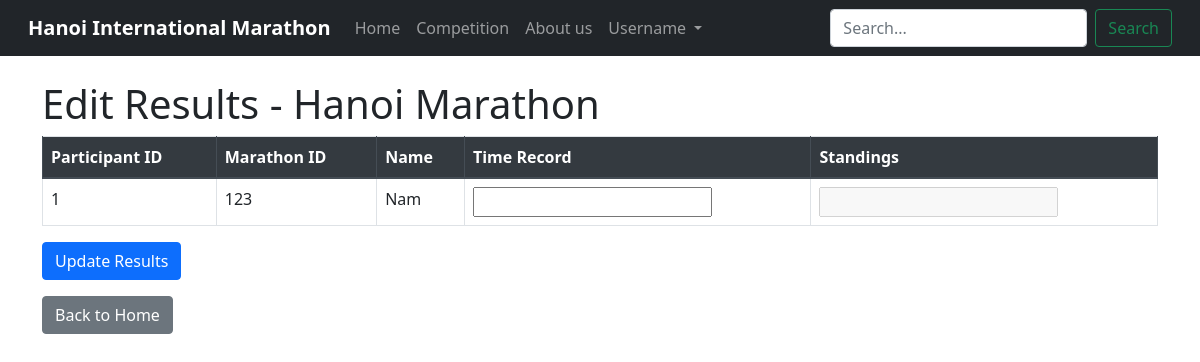
/admin/edit_result.php?competition_id=123 (signed in), run on the app's committed database.
### tables this page shows
CREATE TABLE `marathon` (
  `MarathonID` int(11) NOT NULL,
  `RaceName` varchar(255) DEFAULT NULL,
  `Date` date DEFAULT NULL
);

CREATE TABLE `participate` (
  `MarathonID` int(11) NOT NULL,
  `UserID` int(11) NOT NULL,
  `EntryNO` int(11) NOT NULL,
  `Hotel` varchar(255) DEFAULT NULL,
  `TimeRecord` time DEFAULT NULL,
  `Standings` varchar(255) DEFAULT NULL
);

CREATE TABLE `participant` (
  `UserID` int(11) NOT NULL,
  `Name` varchar(255) DEFAULT NULL,
  `BestRecord` time DEFAULT NULL,
  `Nationality` varchar(100) DEFAULT NULL,
  `PassportNO` varchar(50) DEFAULT NULL,
  `Sex` enum('Male','Female','Other') DEFAULT NULL,
  `Age` int(11) DEFAULT NULL,
  `Email` varchar(255) DEFAULT NULL,
  `Phone` varchar(20) DEFAULT NULL,
  `Address` varchar(255) DEFAULT NULL
);

### admin/edit_result.php (the view, shortened to what this page needs)
<?php
require_once(__DIR__ . '/../config.php');
if (!isset($_GET['competition_id'])) {
    echo "Missing competition ID.";
    exit();
} else {
    $competition_id = $_GET['competition_id'];
}
$query_competition = "SELECT * FROM marathon WHERE MarathonID=$competition_id";
$result_competition = $conn->query($query_competition);
if (!$result_competition || $result_competition->num_rows == 0) {
    echo "Competition not found.";
    exit();
} else {
    $competition = $result_competition->fetch_assoc();
}
$query_participants = "SELECT participate.*, participant.Name FROM participate
                        INNER JOIN participant ON participate.UserID = participant.UserID
                        WHERE participate.MarathonID=$competition_id
                        ORDER BY participate.Standings ASC";
$result_participants = $conn->query($query_participants);
$participants_data = [];
if ($result_participants && $result_participants->num_rows > 0) {
    while ($participant = $result_participants->fetch_assoc()) {
        $participants_data[] = $participant;
    }
}
?>
<!DOCTYPE html>
<html lang="en">
<head>
    <link rel="stylesheet" href="https://stackpath.bootstrapcdn.com/bootstrap/4.5.2/css/bootstrap.min.css">
</head>
<body>
    <?php include('../includes/loggedin_admin.php'); ?>
    <div class="container mt-4">
        <h1>Edit Results - <?php echo $competition['RaceName']; ?></h1>
        <?php if (!empty($participants_data)) : ?>
            <form action="update_results.php" method="post">
                <table class="table table-bordered">
                    <thead class="thead-dark">
                        <tr>
                            <th>Participant ID</th>
                            <th>Marathon ID</th>
                            <th>Name</th>
                            <th>Time Record</th>
                            <th>Standings</th>
                        </tr>
                    </thead>
                    <tbody>
                        <?php foreach ($participants_data as $participant) : ?>
                            <tr>
                                <td><?php echo $participant['EntryNO']; ?></td>
                                <td><?php echo $participant['MarathonID']; ?></td>
                                <td><?php echo $participant['Name']; ?></td>
                                <td><input type="text" name="time_record_<?php echo $participant['EntryNO']; ?>" id="time_record_<?php echo $participant['EntryNO']; ?>" value="<?php echo $participant['TimeRecord']; ?>"></td>
                                <td><input type="text" name="standings_<?php echo $participant['EntryNO']; ?>" id="standings_<?php echo $participant['EntryNO']; ?>" value="<?php echo $participant['Standings']; ?>" disabled></td>
                            </tr>
                        <?php endforeach; ?>
                    </tbody>
                </table>
                <input type="submit" class="btn btn-primary" value="Update Results">
            </form>
        <?php else : ?>
            <p>No participants found for this competition.</p>
        <?php endif; ?>
        <a href="home.php" class="btn btn-secondary mt-3">Back to Home</a>
    </div>
</body>
</html>

### data on the page
marathon: RaceName "Hanoi Marathon"
participate: EntryNO "1", MarathonID "123", UserID.Name "Nam"
